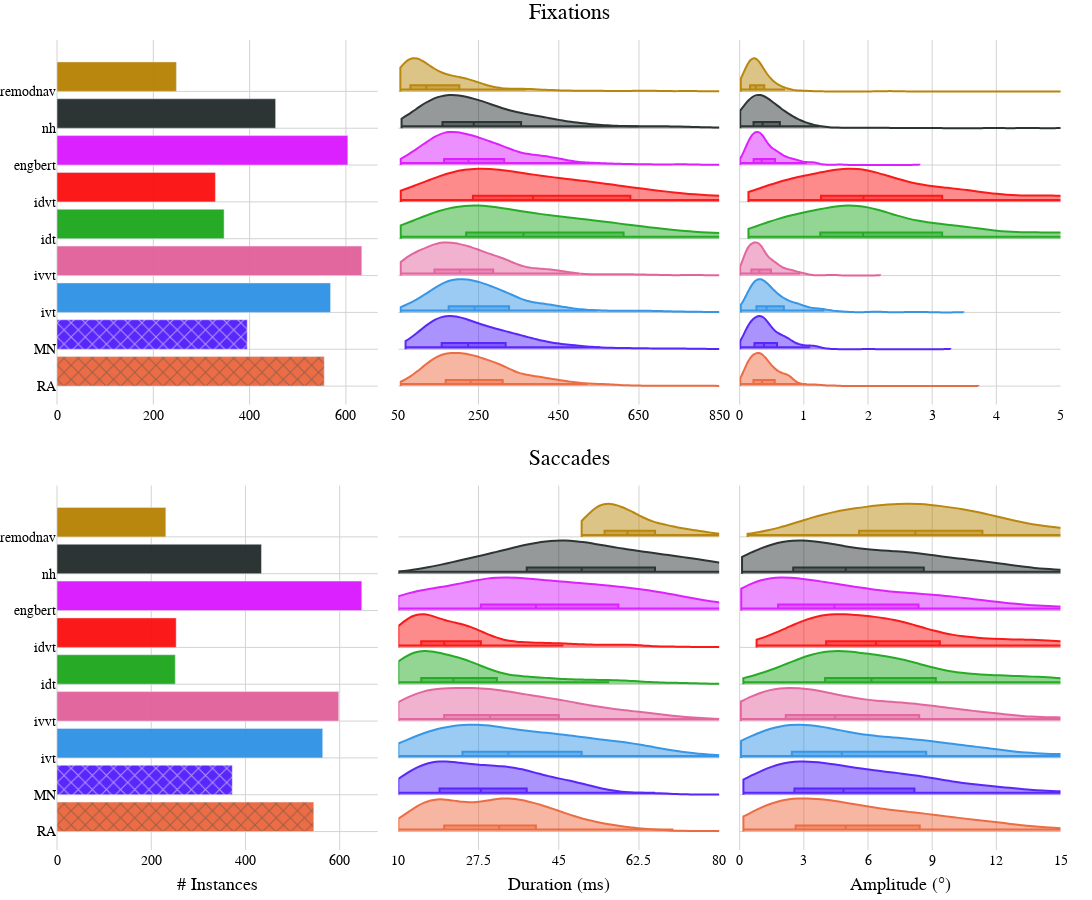

This figure's notebook cell:
### Code cell
final_fig = make_subplots(
    rows=2, cols=len(FEATURES),
    shared_yaxes='rows', shared_xaxes=False,
    vertical_spacing=0.1, horizontal_spacing=0.02,
    row_titles=ROW_TITLES, column_titles=COLUMN_TITLES,
)
for r in range(2):
    existing_fig = peyes_fixations_fig if r == 0 else peyes_saccades_fig
    for c in range(len(FEATURES)):
        yaxis = "y" if c == 0 else f"y{c+1}"
        for tr in existing_fig['data']:
            if tr['yaxis'] == yaxis:
                new_tr = copy.deepcopy(tr)
                new_tr['showlegend'] = (r==0) & (c==0)
                new_tr['opacity'] = 0.95
                if c == 0:
                    new_tr['offset'] = 0
                    new_tr['width'] = 0.8
                    # add "cross" pattern to GT annotators:
                    new_tr['marker_pattern_shape'] = 'x' if new_tr['name'] in [GT1, GT2] else ''
                else:
                    new_tr['width'] = 1.8
                final_fig.add_trace(new_tr, row=r+1, col=c+1)

final_fig.update_yaxes(
    tickfont=AXIS_TICK_FONT,
    showgrid=True, gridcolor=GRID_COLOR, gridwidth=GRID_WIDTH,
    zeroline=True, zerolinecolor=GRID_COLOR, zerolinewidth=GRID_WIDTH,
)
final_fig.update_xaxes(
    tickfont=AXIS_TICK_FONT,
    showgrid=True, gridcolor=GRID_COLOR, gridwidth=GRID_WIDTH,
    zeroline=True, zerolinecolor=GRID_COLOR, zerolinewidth=GRID_WIDTH,
)

for ann in final_fig.layout.annotations:
    if ann.text in COLUMN_TITLES:
        ann.update(font=AXIS_LABEL_FONT, yref='paper', yanchor='top', y=-0.03,)
    elif ann.text in ROW_TITLES:
        ann.update(
            font=TITLE_FONT, textangle=0,
            xref='paper', xanchor='center', x=0.5,
            yref='paper', yanchor='top', y=1.05 if ann.text == ROW_TITLES[0] else 0.5,
        )

final_fig.update_layout(
    width=W, height=H,
    paper_bgcolor='rgba(0, 0, 0, 0)', plot_bgcolor='rgba(0, 0, 0, 0)',
    margin=dict(l=0, r=0, b=50, t=40, pad=0),

    # move legend to bottom
    legend=dict(orientation="h", yanchor="top", xanchor="center", xref='container', yref='container', x=0.5, y=0.05),
    showlegend=False,   # hide legend

    # set x-axis range
    xaxis2=dict(range=[50, 850], tickmode='linear', tick0=50, dtick=200),
    xaxis3=dict(range=[0, 5], tickmode='linear', tick0=0, dtick=1),
    xaxis5=dict(range=[10, 80], tickmode='linear', tick0=10, dtick=17.5),
    xaxis6=dict(range=[0, 15], tickmode='linear', tick0=0, dtick=3),
)

final_fig.write_image(os.path.join(FIGURES_DIR, f"{NAME}.png"), scale=3)
# final_fig.write_json(os.path.join(FIGURES_DIR, f"{NAME}.json"), indent=4)
final_fig.show()

### Figure 1 — Plotly figure (JSON) as saved in the notebook; plotly's stock layout.template omitted (floating-point values rounded to 4 significant figures; data arrays with more than 128 entries replaced by an {"elided": "..."} marker saying what was removed)
{"data": [{"legendgroup": "RA", "marker": {"color": "rgb(235, 102, 59)", "pattern": {"shape": "x"}}, "name": "RA", "offset": 0, "opacity": 0.95, "orientation": "h", "showlegend": true, "width": 0.8, "x": [555], "xaxis": "x", "y": ["RA"], "yaxis": "y", "type": "bar"}, {"legendgroup": "MN", "marker": {"color": "rgb(81, 28, 251)", "pattern": {"shape": "x"}}, "name": "MN", "offset": 0, "opacity": 0.95, "orientation": "h", "showlegend": true, "width": 0.8, "x": [395], "xaxis": "x", "y": ["MN"], "yaxis": "y", "type": "bar"}, {"legendgroup": "ivt", "marker": {"color": "rgb(46, 145, 229)", "pattern": {"shape": ""}}, "name": "ivt", "offset": 0, "opacity": 0.95, "orientation": "h", "showlegend": true, "width": 0.8, "x": [568], "xaxis": "x", "y": ["ivt"], "yaxis": "y", "type": "bar"}, {"legendgroup": "ivvt", "marker": {"color": "rgb(225, 95, 153)", "pattern": {"shape": ""}}, "name": "ivvt", "offset": 0, "opacity": 0.95, "orientation": "h", "showlegend": true, "width": 0.8, "x": [633], "xaxis": "x", "y": ["ivvt"], "yaxis": "y", "type": "bar"}, {"legendgroup": "idt", "marker": {"color": "rgb(28, 167, 28)", "pattern": {"shape": ""}}, "name": "idt", "offset": 0, "opacity": 0.95, "orientation": "h", "showlegend": true, "width": 0.8, "x": [347], "xaxis": "x", "y": ["idt"], "yaxis": "y", "type": "bar"}, {"legendgroup": "idvt", "marker": {"color": "rgb(251, 13, 13)", "pattern": {"shape": ""}}, "name": "idvt", "offset": 0, "opacity": 0.95, "orientation": "h", "showlegend": true, "width": 0.8, "x": [329], "xaxis": "x", "y": ["idvt"], "yaxis": "y", "type": "bar"}, {"legendgroup": "engbert", "marker": {"color": "rgb(218, 22, 255)", "pattern": {"shape": ""}}, "name": "engbert", "offset": 0, "opacity": 0.95, "orientation": "h", "showlegend": true, "width": 0.8, "x": [604], "xaxis": "x", "y": ["engbert"], "yaxis": "y", "type": "bar"}, {"legendgroup": "nh", "marker": {"color": "rgb(34, 42, 42)", "pattern": {"shape": ""}}, "name": "nh", "offset": 0, "opacity": 0.95, "orientation": "h", "showlegend": true, "width": 0.8, "x": [454], "xaxis": "x", "y": ["nh"], "yaxis": "y", "type": "bar"}, {"legendgroup": "remodnav", "marker": {"color": "rgb(182, 129, 0)", "pattern": {"shape": ""}}, "name": "remodnav", "offset": 0, "opacity": 0.95, "orientation": "h", "showlegend": true, "width": 0.8, "x": [248], "xaxis": "x", "y": ["remodnav"], "yaxis": "y", "type": "bar"}, {"box": {"visible": true}, "legendgroup": "RA", "line": {"color": "rgb(235, 102, 59)"}, "name": "RA", "opacity": 0.95, "orientation": "h", "points": false, "scalegroup": "duration", "showlegend": false, "side": "positive", "spanmode": "hard", "width": 1.8, "x": {"elided": "555 float values"}, "xaxis": "x2", "yaxis": "y2", "type": "violin"}, {"box": {"visible": true}, "legendgroup": "MN", "line": {"color": "rgb(81, 28, 251)"}, "name": "MN", "opacity": 0.95, "orientation": "h", "points": false, "scalegroup": "duration", "showlegend": false, "side": "positive", "spanmode": "hard", "width": 1.8, "x": {"elided": "395 float values"}, "xaxis": "x2", "yaxis": "y2", "type": "violin"}, {"box": {"visible": true}, "legendgroup": "ivt", "line": {"color": "rgb(46, 145, 229)"}, "name": "ivt", "opacity": 0.95, "orientation": "h", "points": false, "scalegroup": "duration", "showlegend": false, "side": "positive", "spanmode": "hard", "width": 1.8, "x": {"elided": "568 float values"}, "xaxis": "x2", "yaxis": "y2", "type": "violin"}, {"box": {"visible": true}, "legendgroup": "ivvt", "line": {"color": "rgb(225, 95, 153)"}, "name": "ivvt", "opacity": 0.95, "orientation": "h", "points": false, "scalegroup": "duration", "showlegend": false, "side": "positive", "spanmode": "hard", "width": 1.8, "x": {"elided": "633 float values"}, "xaxis": "x2", "yaxis": "y2", "type": "violin"}, {"box": {"visible": true}, "legendgroup": "idt", "line": {"color": "rgb(28, 167, 28)"}, "name": "idt", "opacity": 0.95, "orientation": "h", "points": false, "scalegroup": "duration", "showlegend": false, "side": "positive", "spanmode": "hard", "width": 1.8, "x": {"elided": "347 float values"}, "xaxis": "x2", "yaxis": "y2", "type": "violin"}, {"box": {"visible": true}, "legendgroup": "idvt", "line": {"color": "rgb(251, 13, 13)"}, "name": "idvt", "opacity": 0.95, "orientation": "h", "points": false, "scalegroup": "duration", "showlegend": false, "side": "positive", "spanmode": "hard", "width": 1.8, "x": {"elided": "329 float values"}, "xaxis": "x2", "yaxis": "y2", "type": "violin"}, {"box": {"visible": true}, "legendgroup": "engbert", "line": {"color": "rgb(218, 22, 255)"}, "name": "engbert", "opacity": 0.95, "orientation": "h", "points": false, "scalegroup": "duration", "showlegend": false, "side": "positive", "spanmode": "hard", "width": 1.8, "x": {"elided": "604 float values"}, "xaxis": "x2", "yaxis": "y2", "type": "violin"}, {"box": {"visible": true}, "legendgroup": "nh", "line": {"color": "rgb(34, 42, 42)"}, "name": "nh", "opacity": 0.95, "orientation": "h", "points": false, "scalegroup": "duration", "showlegend": false, "side": "positive", "spanmode": "hard", "width": 1.8, "x": {"elided": "454 float values"}, "xaxis": "x2", "yaxis": "y2", "type": "violin"}, {"box": {"visible": true}, "legendgroup": "remodnav", "line": {"color": "rgb(182, 129, 0)"}, "name": "remodnav", "opacity": 0.95, "orientation": "h", "points": false, "scalegroup": "duration", "showlegend": false, "side": "positive", "spanmode": "hard", "width": 1.8, "x": {"elided": "248 float values"}, "xaxis": "x2", "yaxis": "y2", "type": "violin"}, {"box": {"visible": true}, "legendgroup": "RA", "line": {"color": "rgb(235, 102, 59)"}, "name": "RA", "opacity": 0.95, "orientation": "h", "points": false, "scalegroup": "amplitude", "showlegend": false, "side": "positive", "spanmode": "hard", "width": 1.8, "x": {"elided": "555 float values"}, "xaxis": "x3", "yaxis": "y3", "type": "violin"}, {"box": {"visible": true}, "legendgroup": "MN", "line": {"color": "rgb(81, 28, 251)"}, "name": "MN", "opacity": 0.95, "orientation": "h", "points": false, "scalegroup": "amplitude", "showlegend": false, "side": "positive", "spanmode": "hard", "width": 1.8, "x": {"elided": "395 float values"}, "xaxis": "x3", "yaxis": "y3", "type": "violin"}, {"box": {"visible": true}, "legendgroup": "ivt", "line": {"color": "rgb(46, 145, 229)"}, "name": "ivt", "opacity": 0.95, "orientation": "h", "points": false, "scalegroup": "amplitude", "showlegend": false, "side": "positive", "spanmode": "hard", "width": 1.8, "x": {"elided": "568 float values"}, "xaxis": "x3", "yaxis": "y3", "type": "violin"}, {"box": {"visible": true}, "legendgroup": "ivvt", "line": {"color": "rgb(225, 95, 153)"}, "name": "ivvt", "opacity": 0.95, "orientation": "h", "points": false, "scalegroup": "amplitude", "showlegend": false, "side": "positive", "spanmode": "hard", "width": 1.8, "x": {"elided": "633 float values"}, "xaxis": "x3", "yaxis": "y3", "type": "violin"}, {"box": {"visible": true}, "legendgroup": "idt", "line": {"color": "rgb(28, 167, 28)"}, "name": "idt", "opacity": 0.95, "orientation": "h", "points": false, "scalegroup": "amplitude", "showlegend": false, "side": "positive", "spanmode": "hard", "width": 1.8, "x": {"elided": "330 float values"}, "xaxis": "x3", "yaxis": "y3", "type": "violin"}, {"box": {"visible": true}, "legendgroup": "idvt", "line": {"color": "rgb(251, 13, 13)"}, "name": "idvt", "opacity": 0.95, "orientation": "h", "points": false, "scalegroup": "amplitude", "showlegend": false, "side": "positive", "spanmode": "hard", "width": 1.8, "x": {"elided": "329 float values"}, "xaxis": "x3", "yaxis": "y3", "type": "violin"}, {"box": {"visible": true}, "legendgroup": "engbert", "line": {"color": "rgb(218, 22, 255)"}, "name": "engbert", "opacity": 0.95, "orientation": "h", "points": false, "scalegroup": "amplitude", "showlegend": false, "side": "positive", "spanmode": "hard", "width": 1.8, "x": {"elided": "604 float values"}, "xaxis": "x3", "yaxis": "y3", "type": "violin"}, {"box": {"visible": true}, "legendgroup": "nh", "line": {"color": "rgb(34, 42, 42)"}, "name": "nh", "opacity": 0.95, "orientation": "h", "points": false, "scalegroup": "amplitude", "showlegend": false, "side": "positive", "spanmode": "hard", "width": 1.8, "x": {"elided": "454 float values"}, "xaxis": "x3", "yaxis": "y3", "type": "violin"}, {"box": {"visible": true}, "legendgroup": "remodnav", "line": {"color": "rgb(182, 129, 0)"}, "name": "remodnav", "opacity": 0.95, "orientation": "h", "points": false, "scalegroup": "amplitude", "showlegend": false, "side": "positive", "spanmode": "hard", "width": 1.8, "x": {"elided": "248 float values"}, "xaxis": "x3", "yaxis": "y3", "type": "violin"}, {"legendgroup": "RA", "marker": {"color": "rgb(235, 102, 59)", "pattern": {"shape": "x"}}, "name": "RA", "offset": 0, "opacity": 0.95, "orientation": "h", "showlegend": false, "width": 0.8, "x": [545], "xaxis": "x4", "y": ["RA"], "yaxis": "y4", "type": "bar"}, {"legendgroup": "MN", "marker": {"color": "rgb(81, 28, 251)", "pattern": {"shape": "x"}}, "name": "MN", "offset": 0, "opacity": 0.95, "orientation": "h", "showlegend": false, "width": 0.8, "x": [372], "xaxis": "x4", "y": ["MN"], "yaxis": "y4", "type": "bar"}, {"legendgroup": "ivt", "marker": {"color": "rgb(46, 145, 229)", "pattern": {"shape": ""}}, "name": "ivt", "offset": 0, "opacity": 0.95, "orientation": "h", "showlegend": false, "width": 0.8, "x": [564], "xaxis": "x4", "y": ["ivt"], "yaxis": "y4", "type": "bar"}, {"legendgroup": "ivvt", "marker": {"color": "rgb(225, 95, 153)", "pattern": {"shape": ""}}, "name": "ivvt", "offset": 0, "opacity": 0.95, "orientation": "h", "showlegend": false, "width": 0.8, "x": [598], "xaxis": "x4", "y": ["ivvt"], "yaxis": "y4", "type": "bar"}, {"legendgroup": "idt", "marker": {"color": "rgb(28, 167, 28)", "pattern": {"shape": ""}}, "name": "idt", "offset": 0, "opacity": 0.95, "orientation": "h", "showlegend": false, "width": 0.8, "x": [251], "xaxis": "x4", "y": ["idt"], "yaxis": "y4", "type": "bar"}, {"legendgroup": "idvt", "marker": {"color": "rgb(251, 13, 13)", "pattern": {"shape": ""}}, "name": "idvt", "offset": 0, "opacity": 0.95, "orientation": "h", "showlegend": false, "width": 0.8, "x": [253], "xaxis": "x4", "y": ["idvt"], "yaxis": "y4", "type": "bar"}, {"legendgroup": "engbert", "marker": {"color": "rgb(218, 22, 255)", "pattern": {"shape": ""}}, "name": "engbert", "offset": 0, "opacity": 0.95, "orientation": "h", "showlegend": false, "width": 0.8, "x": [647], "xaxis": "x4", "y": ["engbert"], "yaxis": "y4", "type": "bar"}, {"legendgroup": "nh", "marker": {"color": "rgb(34, 42, 42)", "pattern": {"shape": ""}}, "name": "nh", "offset": 0, "opacity": 0.95, "orientation": "h", "showlegend": false, "width": 0.8, "x": [434], "xaxis": "x4", "y": ["nh"], "yaxis": "y4", "type": "bar"}, {"legendgroup": "remodnav", "marker": {"color": "rgb(182, 129, 0)", "pattern": {"shape": ""}}, "name": "remodnav", "offset": 0, "opacity": 0.95, "orientation": "h", "showlegend": false, "width": 0.8, "x": [231], "xaxis": "x4", "y": ["remodnav"], "yaxis": "y4", "type": "bar"}, {"box": {"visible": true}, "legendgroup": "RA", "line": {"color": "rgb(235, 102, 59)"}, "name": "RA", "opacity": 0.95, "orientation": "h", "points": false, "scalegroup": "duration", "showlegend": false, "side": "positive", "spanmode": "hard", "width": 1.8, "x": {"elided": "545 float values"}, "xaxis": "x5", "yaxis": "y5", "type": "violin"}, {"box": {"visible": true}, "legendgroup": "MN", "line": {"color": "rgb(81, 28, 251)"}, "name": "MN", "opacity": 0.95, "orientation": "h", "points": false, "scalegroup": "duration", "showlegend": false, "side": "positive", "spanmode": "hard", "width": 1.8, "x": {"elided": "372 float values"}, "xaxis": "x5", "yaxis": "y5", "type": "violin"}, {"box": {"visible": true}, "legendgroup": "ivt", "line": {"color": "rgb(46, 145, 229)"}, "name": "ivt", "opacity": 0.95, "orientation": "h", "points": false, "scalegroup": "duration", "showlegend": false, "side": "positive", "spanmode": "hard", "width": 1.8, "x": {"elided": "564 float values"}, "xaxis": "x5", "yaxis": "y5", "type": "violin"}, {"box": {"visible": true}, "legendgroup": "ivvt", "line": {"color": "rgb(225, 95, 153)"}, "name": "ivvt", "opacity": 0.95, "orientation": "h", "points": false, "scalegroup": "duration", "showlegend": false, "side": "positive", "spanmode": "hard", "width": 1.8, "x": {"elided": "598 float values"}, "xaxis": "x5", "yaxis": "y5", "type": "violin"}, {"box": {"visible": true}, "legendgroup": "idt", "line": {"color": "rgb(28, 167, 28)"}, "name": "idt", "opacity": 0.95, "orientation": "h", "points": false, "scalegroup": "duration", "showlegend": false, "side": "positive", "spanmode": "hard", "width": 1.8, "x": {"elided": "251 float values"}, "xaxis": "x5", "yaxis": "y5", "type": "violin"}, {"box": {"visible": true}, "legendgroup": "idvt", "line": {"color": "rgb(251, 13, 13)"}, "name": "idvt", "opacity": 0.95, "orientation": "h", "points": false, "scalegroup": "duration", "showlegend": false, "side": "positive", "spanmode": "hard", "width": 1.8, "x": {"elided": "253 float values"}, "xaxis": "x5", "yaxis": "y5", "type": "violin"}, {"box": {"visible": true}, "legendgroup": "engbert", "line": {"color": "rgb(218, 22, 255)"}, "name": "engbert", "opacity": 0.95, "orientation": "h", "points": false, "scalegroup": "duration", "showlegend": false, "side": "positive", "spanmode": "hard", "width": 1.8, "x": {"elided": "647 float values"}, "xaxis": "x5", "yaxis": "y5", "type": "violin"}, {"box": {"visible": true}, "legendgroup": "nh", "line": {"color": "rgb(34, 42, 42)"}, "name": "nh", "opacity": 0.95, "orientation": "h", "points": false, "scalegroup": "duration", "showlegend": false, "side": "positive", "spanmode": "hard", "width": 1.8, "x": {"elided": "434 float values"}, "xaxis": "x5", "yaxis": "y5", "type": "violin"}, {"box": {"visible": true}, "legendgroup": "remodnav", "line": {"color": "rgb(182, 129, 0)"}, "name": "remodnav", "opacity": 0.95, "orientation": "h", "points": false, "scalegroup": "duration", "showlegend": false, "side": "positive", "spanmode": "hard", "width": 1.8, "x": {"elided": "231 float values"}, "xaxis": "x5", "yaxis": "y5", "type": "violin"}, {"box": {"visible": true}, "legendgroup": "RA", "line": {"color": "rgb(235, 102, 59)"}, "name": "RA", "opacity": 0.95, "orientation": "h", "points": false, "scalegroup": "amplitude", "showlegend": false, "side": "positive", "spanmode": "hard", "width": 1.8, "x": {"elided": "545 float values"}, "xaxis": "x6", "yaxis": "y6", "type": "violin"}, {"box": {"visible": true}, "legendgroup": "MN", "line": {"color": "rgb(81, 28, 251)"}, "name": "MN", "opacity": 0.95, "orientation": "h", "points": false, "scalegroup": "amplitude", "showlegend": false, "side": "positive", "spanmode": "hard", "width": 1.8, "x": {"elided": "372 float values"}, "xaxis": "x6", "yaxis": "y6", "type": "violin"}, {"box": {"visible": true}, "legendgroup": "ivt", "line": {"color": "rgb(46, 145, 229)"}, "name": "ivt", "opacity": 0.95, "orientation": "h", "points": false, "scalegroup": "amplitude", "showlegend": false, "side": "positive", "spanmode": "hard", "width": 1.8, "x": {"elided": "564 float values"}, "xaxis": "x6", "yaxis": "y6", "type": "violin"}, {"box": {"visible": true}, "legendgroup": "ivvt", "line": {"color": "rgb(225, 95, 153)"}, "name": "ivvt", "opacity": 0.95, "orientation": "h", "points": false, "scalegroup": "amplitude", "showlegend": false, "side": "positive", "spanmode": "hard", "width": 1.8, "x": {"elided": "598 float values"}, "xaxis": "x6", "yaxis": "y6", "type": "violin"}, {"box": {"visible": true}, "legendgroup": "idt", "line": {"color": "rgb(28, 167, 28)"}, "name": "idt", "opacity": 0.95, "orientation": "h", "points": false, "scalegroup": "amplitude", "showlegend": false, "side": "positive", "spanmode": "hard", "width": 1.8, "x": {"elided": "250 float values"}, "xaxis": "x6", "yaxis": "y6", "type": "violin"}, {"box": {"visible": true}, "legendgroup": "idvt", "line": {"color": "rgb(251, 13, 13)"}, "name": "idvt", "opacity": 0.95, "orientation": "h", "points": false, "scalegroup": "amplitude", "showlegend": false, "side": "positive", "spanmode": "hard", "width": 1.8, "x": {"elided": "253 float values"}, "xaxis": "x6", "yaxis": "y6", "type": "violin"}, {"box": {"visible": true}, "legendgroup": "engbert", "line": {"color": "rgb(218, 22, 255)"}, "name": "engbert", "opacity": 0.95, "orientation": "h", "points": false, "scalegroup": "amplitude", "showlegend": false, "side": "positive", "spanmode": "hard", "width": 1.8, "x": {"elided": "647 float values"}, "xaxis": "x6", "yaxis": "y6", "type": "violin"}, {"box": {"visible": true}, "legendgroup": "nh", "line": {"color": "rgb(34, 42, 42)"}, "name": "nh", "opacity": 0.95, "orientation": "h", "points": false, "scalegroup": "amplitude", "showlegend": false, "side": "positive", "spanmode": "hard", "width": 1.8, "x": {"elided": "433 float values"}, "xaxis": "x6", "yaxis": "y6", "type": "violin"}, {"box": {"visible": true}, "legendgroup": "remodnav", "line": {"color": "rgb(182, 129, 0)"}, "name": "remodnav", "opacity": 0.95, "orientation": "h", "points": false, "scalegroup": "amplitude", "showlegend": false, "side": "positive", "spanmode": "hard", "width": 1.8, "x": {"elided": "231 float values"}, "xaxis": "x6", "yaxis": "y6", "type": "violin"}], "layout": {"xaxis": {"anchor": "y", "domain": [0.0, 0.3133], "tickfont": {"family": "Calibri", "size": 14, "color": "black"}, "showgrid": true, "gridcolor": "lightgray", "gridwidth": 1.0, "zeroline": true, "zerolinecolor": "lightgray", "zerolinewidth": 1.0}, "yaxis": {"anchor": "x", "domain": [0.55, 1.0], "tickfont": {"family": "Calibri", "size": 14, "color": "black"}, "showgrid": true, "gridcolor": "lightgray", "gridwidth": 1.0, "zeroline": true, "zerolinecolor": "lightgray", "zerolinewidth": 1.0}, "xaxis2": {"anchor": "y2", "domain": [0.3333, 0.6467], "tickfont": {"family": "Calibri", "size": 14, "color": "black"}, "showgrid": true, "gridcolor": "lightgray", "gridwidth": 1.0, "zeroline": true, "zerolinecolor": "lightgray", "zerolinewidth": 1.0, "range": [50, 850], "tickmode": "linear", "tick0": 50, "dtick": 200}, "yaxis2": {"anchor": "x2", "domain": [0.55, 1.0], "matches": "y", "showticklabels": false, "tickfont": {"family": "Calibri", "size": 14, "color": "black"}, "showgrid": true, "gridcolor": "lightgray", "gridwidth": 1.0, "zeroline": true, "zerolinecolor": "lightgray", "zerolinewidth": 1.0}, "xaxis3": {"anchor": "y3", "domain": [0.6667, 0.98], "tickfont": {"family": "Calibri", "size": 14, "color": "black"}, "showgrid": true, "gridcolor": "lightgray", "gridwidth": 1.0, "zeroline": true, "zerolinecolor": "lightgray", "zerolinewidth": 1.0, "range": [0, 5], "tickmode": "linear", "tick0": 0, "dtick": 1}, "yaxis3": {"anchor": "x3", "domain": [0.55, 1.0], "matches": "y", "showticklabels": false, "tickfont": {"family": "Calibri", "size": 14, "color": "black"}, "showgrid": true, "gridcolor": "lightgray", "gridwidth": 1.0, "zeroline": true, "zerolinecolor": "lightgray", "zerolinewidth": 1.0}, "xaxis4": {"anchor": "y4", "domain": [0.0, 0.3133], "tickfont": {"family": "Calibri", "size": 14, "color": "black"}, "showgrid": true, "gridcolor": "lightgray", "gridwidth": 1.0, "zeroline": true, "zerolinecolor": "lightgray", "zerolinewidth": 1.0}, "yaxis4": {"anchor": "x4", "domain": [0.0, 0.45], "tickfont": {"family": "Calibri", "size": 14, "color": "black"}, "showgrid": true, "gridcolor": "lightgray", "gridwidth": 1.0, "zeroline": true, "zerolinecolor": "lightgray", "zerolinewidth": 1.0}, "xaxis5": {"anchor": "y5", "domain": [0.3333, 0.6467], "tickfont": {"family": "Calibri", "size": 14, "color": "black"}, "showgrid": true, "gridcolor": "lightgray", "gridwidth": 1.0, "zeroline": true, "zerolinecolor": "lightgray", "zerolinewidth": 1.0, "range": [10, 80], "tickmode": "linear", "tick0": 10, "dtick": 17.5}, "yaxis5": {"anchor": "x5", "domain": [0.0, 0.45], "matches": "y4", "showticklabels": false, "tickfont": {"family": "Calibri", "size": 14, "color": "black"}, "showgrid": true, "gridcolor": "lightgray", "gridwidth": 1.0, "zeroline": true, "zerolinecolor": "lightgray", "zerolinewidth": 1.0}, "xaxis6": {"anchor": "y6", "domain": [0.6667, 0.98], "tickfont": {"family": "Calibri", "size": 14, "color": "black"}, "showgrid": true, "gridcolor": "lightgray", "gridwidth": 1.0, "zeroline": true, "zerolinecolor": "lightgray", "zerolinewidth": 1.0, "range": [0, 15], "tickmode": "linear", "tick0": 0, "dtick": 3}, "yaxis6": {"anchor": "x6", "domain": [0.0, 0.45], "matches": "y4", "showticklabels": false, "tickfont": {"family": "Calibri", "size": 14, "color": "black"}, "showgrid": true, "gridcolor": "lightgray", "gridwidth": 1.0, "zeroline": true, "zerolinecolor": "lightgray", "zerolinewidth": 1.0}, "annotations": [{"font": {"size": 18, "family": "Calibri", "color": "black"}, "showarrow": false, "text": "# Instances", "x": 0.1567, "xanchor": "center", "xref": "paper", "y": -0.03, "yanchor": "top", "yref": "paper"}, {"font": {"size": 18, "family": "Calibri", "color": "black"}, "showarrow": false, "text": "Duration (ms)", "x": 0.49, "xanchor": "center", "xref": "paper", "y": -0.03, "yanchor": "top", "yref": "paper"}, {"font": {"size": 18, "family": "Calibri", "color": "black"}, "showarrow": false, "text": "Amplitude (°)", "x": 0.8233, "xanchor": "center", "xref": "paper", "y": -0.03, "yanchor": "top", "yref": "paper"}, {"font": {"size": 22, "family": "Calibri", "color": "black"}, "showarrow": false, "text": "Fixations", "textangle": 0, "x": 0.5, "xanchor": "center", "xref": "paper", "y": 1.05, "yanchor": "top", "yref": "paper"}, {"font": {"size": 22, "family": "Calibri", "color": "black"}, "showarrow": false, "text": "Saccades", "textangle": 0, "x": 0.5, "xanchor": "center", "xref": "paper", "y": 0.5, "yanchor": "top", "yref": "paper"}], "margin": {"l": 0, "r": 0, "b": 50, "t": 40, "pad": 0}, "legend": {"orientation": "h", "yanchor": "top", "xanchor": "center", "xref": "container", "yref": "container", "x": 0.5, "y": 0.05}, "width": 1600, "height": 900, "paper_bgcolor": "rgba(0, 0, 0, 0)", "plot_bgcolor": "rgba(0, 0, 0, 0)", "showlegend": false}}
